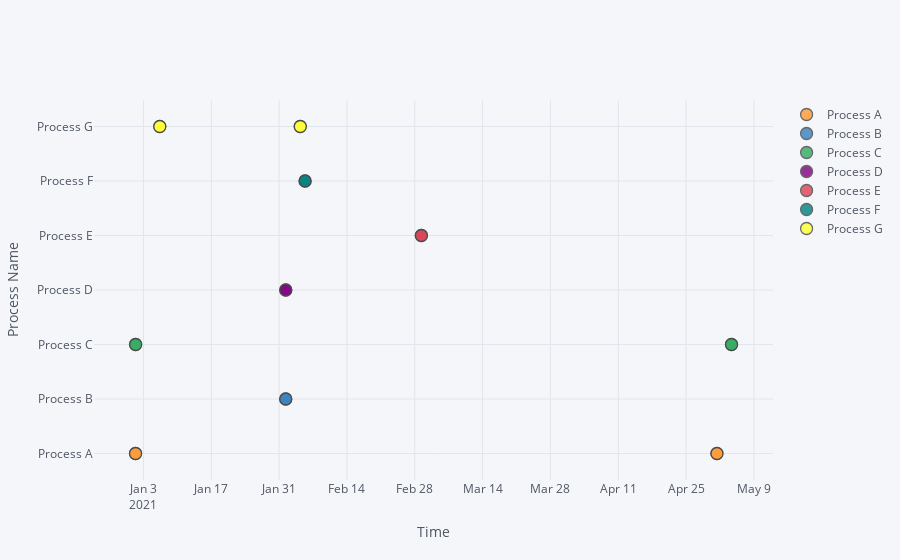

The notebook cell this image was saved under:
### Code cell
# Plot read time as a time series
df.iplot(x='datetime',
    y='process', mode='markers',xTitle='Time', yTitle='Process Name', categories="process")

### Figure 1 — Plotly figure (JSON) as saved in the notebook; plotly's stock layout.template omitted (floating-point values rounded to 4 significant figures)
{"data": [{"marker": {"color": "rgba(255, 153, 51, 1.0)", "line": {"width": 1.3}, "opacity": 0.8, "size": 12, "symbol": "circle"}, "mode": "markers", "name": "Process A", "textfont": {"color": "#4D5663"}, "type": "scatter", "x": ["2021-01-01 08:20:00", "2021-01-01 09:10:00", "2021-05-01 08:20:00", "2021-05-01 09:00:00"], "y": ["Process A", "Process A", "Process A", "Process A"]}, {"marker": {"color": "rgba(55, 128, 191, 1.0)", "line": {"width": 1.3}, "opacity": 0.8, "size": 12, "symbol": "circle"}, "mode": "markers", "name": "Process B", "textfont": {"color": "#4D5663"}, "type": "scatter", "x": ["2021-02-01 08:20:00", "2021-02-01 09:10:00"], "y": ["Process B", "Process B"]}, {"marker": {"color": "rgba(50, 171, 96, 1.0)", "line": {"width": 1.3}, "opacity": 0.8, "size": 12, "symbol": "circle"}, "mode": "markers", "name": "Process C", "textfont": {"color": "#4D5663"}, "type": "scatter", "x": ["2021-01-01 08:20:00", "2021-01-01 09:50:00", "2021-05-04 08:40:00", "2021-05-04 09:02:00"], "y": ["Process C", "Process C", "Process C", "Process C"]}, {"marker": {"color": "rgba(128, 0, 128, 1.0)", "line": {"width": 1.3}, "opacity": 0.8, "size": 12, "symbol": "circle"}, "mode": "markers", "name": "Process D", "textfont": {"color": "#4D5663"}, "type": "scatter", "x": ["2021-02-01 08:20:00", "2021-02-01 09:30:00"], "y": ["Process D", "Process D"]}, {"marker": {"color": "rgba(219, 64, 82, 1.0)", "line": {"width": 1.3}, "opacity": 0.8, "size": 12, "symbol": "circle"}, "mode": "markers", "name": "Process E", "textfont": {"color": "#4D5663"}, "type": "scatter", "x": ["2021-03-01 08:10:00", "2021-03-01 09:01:00"], "y": ["Process E", "Process E"]}, {"marker": {"color": "rgba(0, 128, 128, 1.0)", "line": {"width": 1.3}, "opacity": 0.8, "size": 12, "symbol": "circle"}, "mode": "markers", "name": "Process F", "textfont": {"color": "#4D5663"}, "type": "scatter", "x": ["2021-02-05 08:04:00", "2021-02-05 09:06:00"], "y": ["Process F", "Process F"]}, {"marker": {"color": "rgba(255, 255, 51, 1.0)", "line": {"width": 1.3}, "opacity": 0.8, "size": 12, "symbol": "circle"}, "mode": "markers", "name": "Process G", "textfont": {"color": "#4D5663"}, "type": "scatter", "x": ["2021-01-06 08:30:00", "2021-01-06 09:03:00", "2021-02-04 08:02:00", "2021-02-04 09:10:00"], "y": ["Process G", "Process G", "Process G", "Process G"]}], "layout": {"legend": {"bgcolor": "#F5F6F9", "font": {"color": "#4D5663"}}, "paper_bgcolor": "#F5F6F9", "plot_bgcolor": "#F5F6F9", "title": {"font": {"color": "#4D5663"}}, "xaxis": {"gridcolor": "#E1E5ED", "showgrid": true, "tickfont": {"color": "#4D5663"}, "title": {"font": {"color": "#4D5663"}, "text": "Time"}, "zerolinecolor": "#E1E5ED"}, "yaxis": {"gridcolor": "#E1E5ED", "showgrid": true, "tickfont": {"color": "#4D5663"}, "title": {"font": {"color": "#4D5663"}, "text": "Process Name"}, "zerolinecolor": "#E1E5ED"}}}
